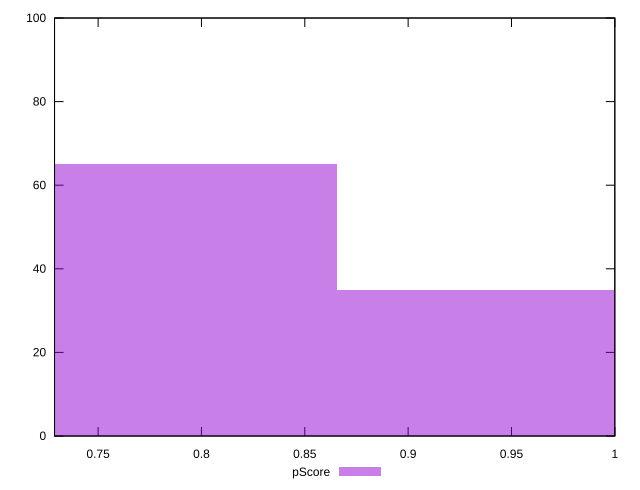

This chart was generated by the following gnuplot code:
reset

$pScore <<EOF
0.7419900886495394 65
0.9893201181993858 35
EOF

set key outside below
set boxwidth 0.24733002954984645
set xrange [0.7289171326230786:0.9999999011422622]
set yrange [0:100]
set trange [0:100]
set style fill transparent solid 0.5 noborder
set terminal svg size 640, 490 enhanced background rgb 'white'
set output "report/report_00029_2021-02-24T13-36-40.390Z/cumulative-layout-shift/samples/agenda/pScore/histogram.svg"

plot $pScore title "pScore" with boxes

reset
